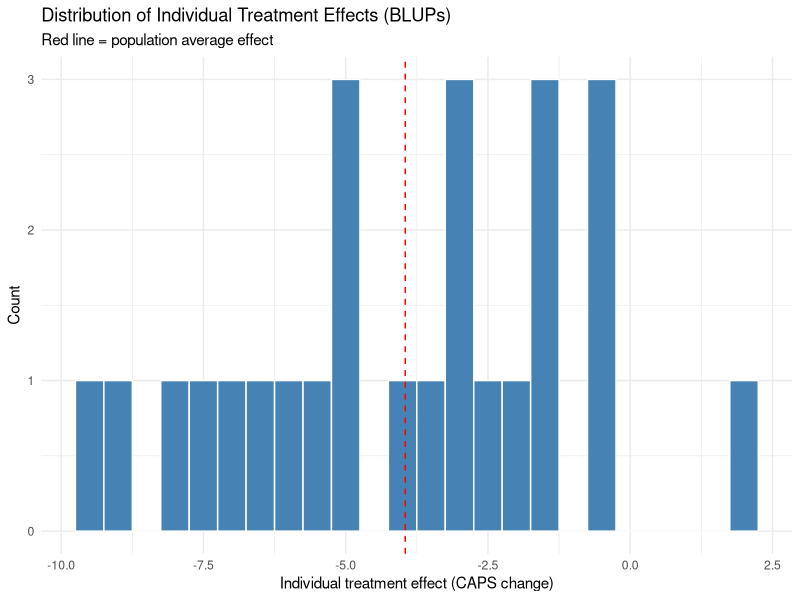
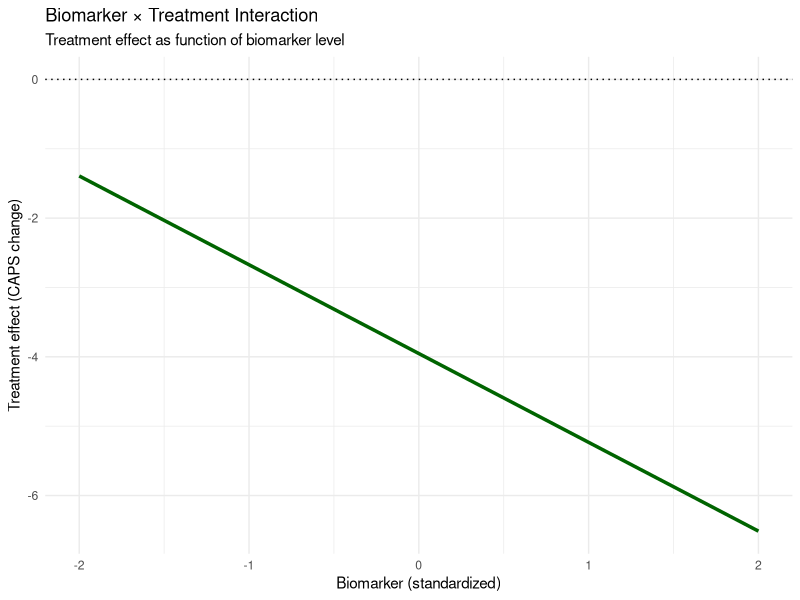
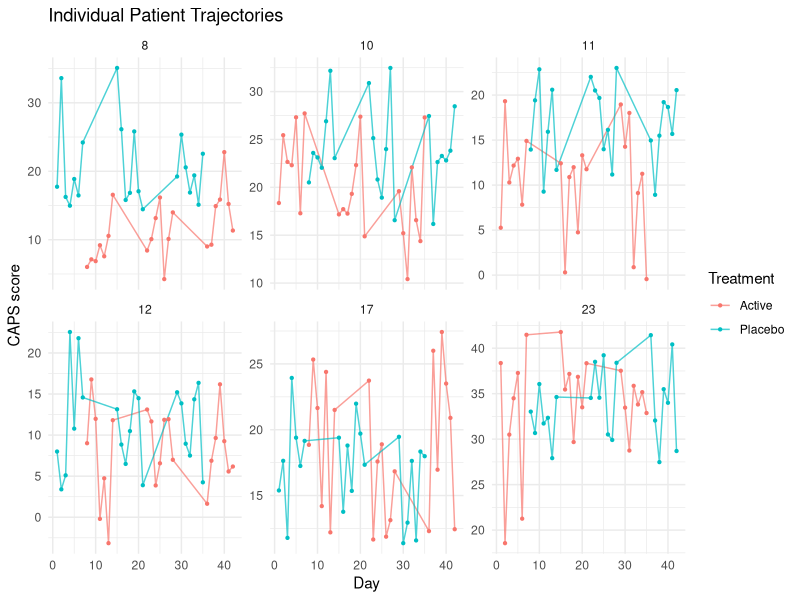
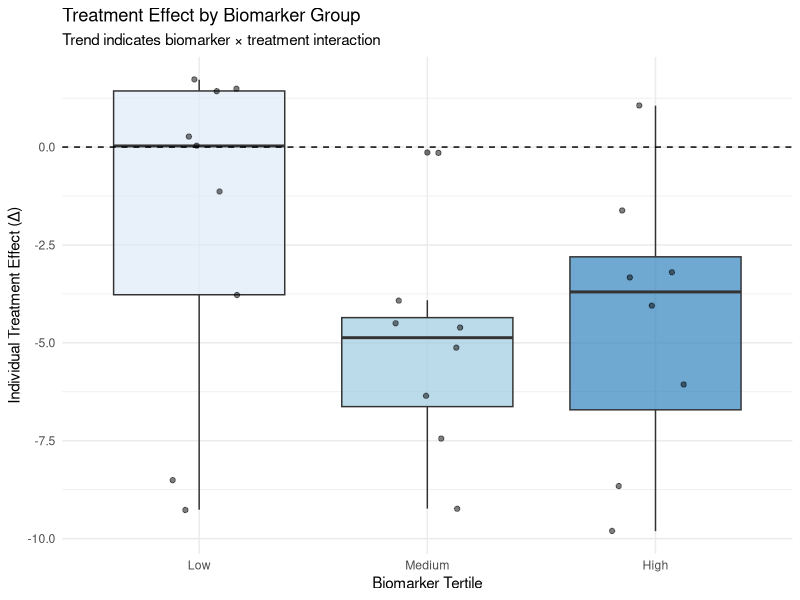
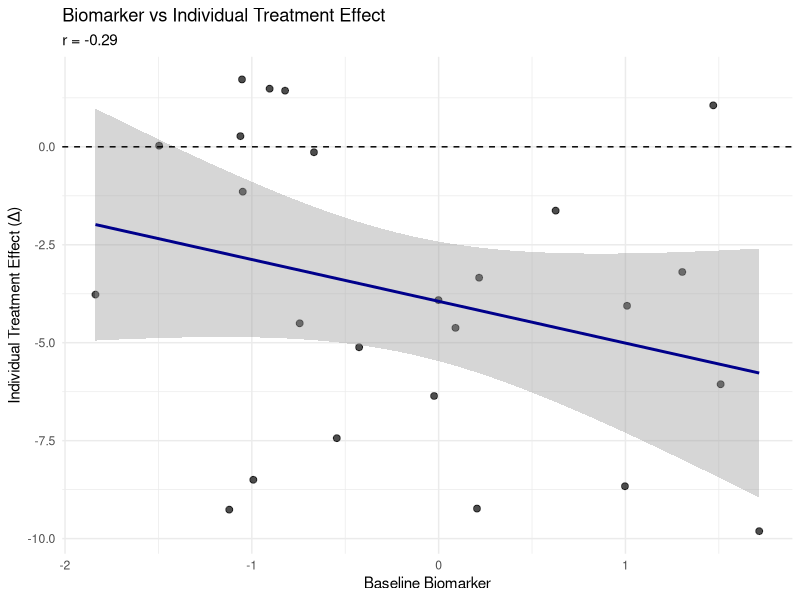
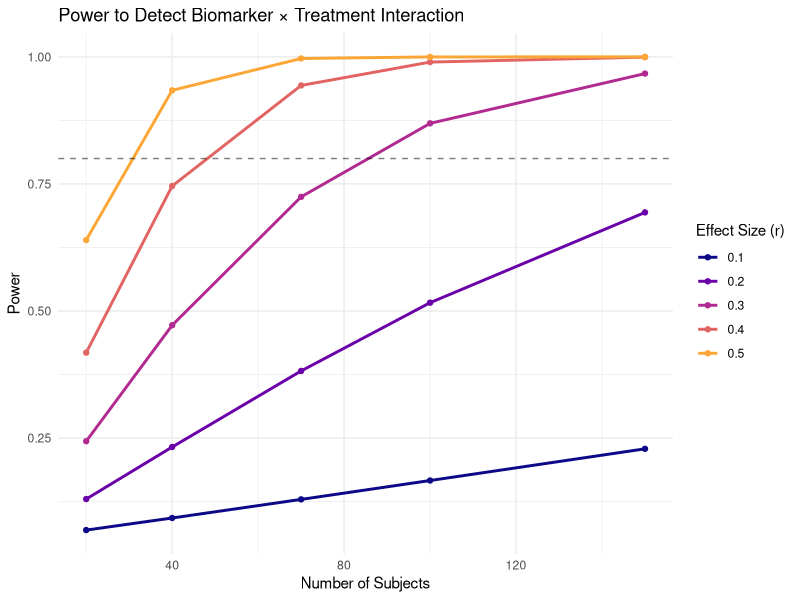

R code for these plots, in order: (Note: this script raises an error after producing the figures.)
## ---- chunk 1
knitr::opts_chunk$set(
  comment = "#>",
  collapse = TRUE,
  message = FALSE,
  warning = FALSE,
  fig.width = 7,
  fig.height = 5
)
## ---- chunk 2
library(tidyverse)
library(lme4)
library(lmerTest)  # Provides p-values for lmer models
library(nlme)
library(emmeans)
# library(brms)  # Uncomment if using Bayesian models
## ---- chunk 3
set.seed(2025)

# Parameters
n_subj <- 40
periods <- 3

# True effects
mu <- 20                    # baseline mean CAPS score
beta_treat <- -4            # average treatment effect (reduction)
beta_bm <- 2                # biomarker main effect
beta_int <- -1.5            # biomarker x treatment interaction
beta_period <- 0.5          # period effect
sigma_subj <- 6             # between-subject SD
sigma_resid <- 8            # residual SD

# Create subject-level intercepts and baseline biomarker
subj_df <- tibble(
  subject = 1:n_subj,
  u = rnorm(n_subj, 0, sigma_subj),
  bm = rnorm(n_subj, 0, 1)
)

# Assign half to sequence ABA and half to BAB
subj_df <- subj_df %>%
  mutate(sequence = rep(c("ABA", "BAB"), length.out = n_subj))

# Expand to periods
crossover <- subj_df %>%
  group_by(subject) %>%
  reframe(period = 1:periods, u = u, bm = bm, sequence = sequence) %>%
  mutate(
    treatment = case_when(
      sequence == "ABA" & period == 1 ~ "A",
      sequence == "ABA" & period == 2 ~ "B",
      sequence == "ABA" & period == 3 ~ "A",
      sequence == "BAB" & period == 1 ~ "B",
      sequence == "BAB" & period == 2 ~ "A",
      sequence == "BAB" & period == 3 ~ "B"
    ),
    trt_indicator = if_else(treatment == "B", 1, 0)
  )

# Simulate outcome with biomarker interaction
crossover <- crossover %>%
  mutate(
    Y = mu + u +
      beta_period * period +
      beta_treat * trt_indicator +
      beta_bm * bm +
      beta_int * trt_indicator * bm +
      rnorm(n(), 0, sigma_resid)
  )

# Quick glance
head(crossover)
## ---- chunk 4
# lmer with random intercept and biomarker x treatment interaction
m_crossover <- lmer(
  Y ~ trt_indicator * bm + factor(period) + (1 | subject),
  data = crossover
)
summary(m_crossover)

# Estimated average treatment effect (at mean biomarker = 0)
fixef(m_crossover)["trt_indicator"]

# Estimated biomarker x treatment interaction (population-level)
fixef(m_crossover)["trt_indicator:bm"]

# Treatment effect at different biomarker levels
emmeans(m_crossover, ~ trt_indicator | bm, at = list(bm = c(-1, 0, 1)))
## ---- chunk 5
set.seed(2025)

n_subj <- 25
n_periods <- 6  # 3 cycles of AB = 6 periods (3 on-treatment, 3 off-treatment)
obs_per_period <- 7

# True effects
mu <- 20
beta_treat_pop <- -4
beta_bm <- 2
beta_int_pop <- -1.5
beta_carry <- 1.5

sigma_subj <- 6
sigma_treat_sd <- 3
sigma_int_sd <- 0.8
sigma_resid <- 5

# Create subject-level random effects
subj <- tibble(
  subject = 1:n_subj,
  u = rnorm(n_subj, 0, sigma_subj),
  u_trt = rnorm(n_subj, 0, sigma_treat_sd),
  u_int = rnorm(n_subj, 0, sigma_int_sd),
  bm_baseline = rnorm(n_subj, 0, 1)
)

# Build periods alternating A/B starting at random
# 6 periods = ABABAB or BABABA (3 times on each treatment)
nof1 <- subj %>%
  crossing(period = 1:n_periods) %>%
  group_by(subject) %>%
  mutate(order_start = first(sample(c(0, 1), 1))) %>%
  ungroup() %>%
  mutate(trt_indicator = (order_start + period) %% 2)

# Expand to daily observations within each period
nof1 <- nof1 %>%
  crossing(day = 1:obs_per_period) %>%
  arrange(subject, period, day)

# Add time-varying biomarker
nof1 <- nof1 %>%
  mutate(bm = bm_baseline + rnorm(n(), 0, 0.3))

# Add carryover effect
nof1 <- nof1 %>%
  group_by(subject) %>%
  mutate(
    prior_trt = lag(trt_indicator, default = 0),
    carryover = if_else(period > 1 & day <= 2, prior_trt, 0)
  ) %>%
  ungroup()

# Simulate outcomes
nof1 <- nof1 %>%
  mutate(
    Y = mu + u +
      (beta_treat_pop + u_trt) * trt_indicator +
      beta_bm * bm +
      (beta_int_pop + u_int) * trt_indicator * bm +
      beta_carry * carryover +
      rnorm(n(), 0, sigma_resid)
  )

# Inspect
nof1 %>%
  group_by(subject) %>%
  summarise(n_obs = n(), n_periods = n_distinct(period)) %>%
  head()
## ---- chunk 6
# Random intercept + random slope for treatment + biomarker interaction + carryover
m_nof1 <- lmer(
  Y ~ trt_indicator * bm + carryover + (1 + trt_indicator | subject),
  data = nof1,
  REML = TRUE
)
summary(m_nof1)

# Extract fixed (population) effects
fixef(m_nof1)

# Population treatment effect (at mean biomarker = 0)
fixef(m_nof1)["trt_indicator"]

# Population biomarker x treatment interaction
fixef(m_nof1)["trt_indicator:bm"]

# Carryover effect
fixef(m_nof1)["carryover"]

# Extract subject-specific treatment effects (BLUPs)
subj_trt_effects <- ranef(m_nof1)$subject[["trt_indicator"]] +
  fixef(m_nof1)["trt_indicator"]
head(subj_trt_effects)
## ---- chunk 7
# Plot individual subject treatment effects
subj_effects <- ranef(m_nof1)$subject %>%
  as.data.frame() %>%
  rownames_to_column(var = "subject") %>%
  mutate(
    subject = as.integer(subject),
    subj_trt = trt_indicator + fixef(m_nof1)["trt_indicator"]
  )

ggplot(subj_effects, aes(x = subj_trt)) +
  geom_histogram(binwidth = 0.5, fill = "steelblue", color = "white") +
  geom_vline(
    xintercept = fixef(m_nof1)["trt_indicator"],
    linetype = "dashed",
    color = "red"
  ) +
  labs(
    title = "Distribution of Individual Treatment Effects (BLUPs)",
    subtitle = "Red line = population average effect",
    x = "Individual treatment effect (CAPS change)",
    y = "Count"
  ) +
  theme_minimal()
## ---- chunk 8
# Plot biomarker x treatment interaction
bm_range <- seq(-2, 2, by = 0.1)
interaction_df <- tibble(
  bm = bm_range,
  trt_effect = fixef(m_nof1)["trt_indicator"] +
    fixef(m_nof1)["trt_indicator:bm"] * bm_range
)

ggplot(interaction_df, aes(x = bm, y = trt_effect)) +
  geom_line(linewidth = 1.2, color = "darkgreen") +
  geom_hline(yintercept = 0, linetype = "dotted") +
  labs(
    title = "Biomarker × Treatment Interaction",
    subtitle = "Treatment effect as function of biomarker level",
    x = "Biomarker (standardized)",
    y = "Treatment effect (CAPS change)"
  ) +
  theme_minimal()
## ---- chunk 9
# Observed trajectories for sample subjects
sample_subj <- sample(unique(nof1$subject), 6)

nof1 %>%
  filter(subject %in% sample_subj) %>%
  mutate(
    time = (period - 1) * obs_per_period + day,
    trt = if_else(trt_indicator == 1, "Active", "Placebo")
  ) %>%
  ggplot(aes(x = time, y = Y, color = trt)) +
  geom_line(alpha = 0.7) +
  geom_point(size = 0.8) +
  facet_wrap(~subject, scales = "free_y") +
  labs(
    title = "Individual Patient Trajectories",
    x = "Day",
    y = "CAPS score",
    color = "Treatment"
  ) +
  theme_minimal()
## ---- chunk 10
# Compute per-subject treatment effects from the N-of-1 data
subj_summary <- nof1 %>%
  group_by(subject, trt_indicator) %>%
  summarise(mean_Y = mean(Y), .groups = "drop") %>%
  pivot_wider(names_from = trt_indicator, values_from = mean_Y,
              names_prefix = "trt_") %>%
  mutate(delta = trt_1 - trt_0)  # Active - Placebo

# Merge with baseline biomarker
subj_summary <- nof1 %>%
  distinct(subject, bm_baseline) %>%
  right_join(subj_summary, by = "subject")

# Simple linear regression of treatment effect on biomarker
reg_summary <- lm(delta ~ bm_baseline, data = subj_summary)
summary(reg_summary)

# The slope directly estimates the interaction
coef(reg_summary)["bm_baseline"]
## ---- chunk 11
# Pearson correlation between biomarker and treatment effect
cor_result <- cor.test(subj_summary$bm_baseline, subj_summary$delta)
cor_result

# Effect size: r ≈ 0.1 small, r ≈ 0.3 medium, r ≈ 0.5 large
## ---- chunk 12
# Discretize biomarker into tertiles
subj_summary <- subj_summary %>%
  mutate(
    bm_tertile = cut(
      bm_baseline,
      breaks = quantile(bm_baseline, c(0, 1/3, 2/3, 1)),
      labels = c("Low", "Medium", "High"),
      include.lowest = TRUE
    )
  )

# One-way ANOVA
anova_result <- anova(lm(delta ~ bm_tertile, data = subj_summary))
anova_result

# Effect size: eta-squared
eta_sq <- anova_result["bm_tertile", "Sum Sq"] / sum(anova_result[, "Sum Sq"])
cat("Eta-squared:", round(eta_sq, 3), "\n")

# Cell means
subj_summary %>%
  group_by(bm_tertile) %>%
  summarise(
    n = n(),
    mean_delta = mean(delta),
    sd_delta = sd(delta),
    .groups = "drop"
  )
## ---- chunk 13
# Extract p-value from lmer model (requires lmerTest)
lmer_coefs <- coef(summary(m_nof1))
lmer_pval <- lmer_coefs["trt_indicator:bm", "Pr(>|t|)"]

# Compile results
comparison <- tibble(
  Method = c("Mixed Model", "Summary Regression", "Correlation", "ANOVA"),
  Estimate = c(
    fixef(m_nof1)["trt_indicator:bm"],
    coef(reg_summary)["bm_baseline"],
    cor_result$estimate,
    eta_sq
  ),
  P_value = c(
    lmer_pval,
    summary(reg_summary)$coefficients["bm_baseline", "Pr(>|t|)"],
    cor_result$p.value,
    anova_result["bm_tertile", "Pr(>F)"]
  )
)

comparison %>%
  mutate(Estimate = round(Estimate, 3),
         P_value = format.pval(P_value, digits = 3))
## ---- chunk 14
ggplot(subj_summary, aes(x = bm_tertile, y = delta, fill = bm_tertile)) +
  geom_boxplot(alpha = 0.7) +
  geom_jitter(width = 0.2, alpha = 0.5) +
  geom_hline(yintercept = 0, linetype = "dashed") +
  scale_fill_brewer(palette = "Blues") +
  labs(
    title = "Treatment Effect by Biomarker Group",
    subtitle = "Trend indicates biomarker × treatment interaction",
    x = "Biomarker Tertile",
    y = "Individual Treatment Effect (Δ)"
  ) +
  theme_minimal() +
  theme(legend.position = "none")
## ---- chunk 15
ggplot(subj_summary, aes(x = bm_baseline, y = delta)) +
  geom_point(alpha = 0.7, size = 2) +
  geom_smooth(method = "lm", se = TRUE, color = "darkblue") +
  geom_hline(yintercept = 0, linetype = "dashed") +
  labs(
    title = "Biomarker vs Individual Treatment Effect",
    subtitle = paste("r =", round(cor_result$estimate, 2)),
    x = "Baseline Biomarker",
    y = "Individual Treatment Effect (Δ)"
  ) +
  theme_minimal()
## ---- chunk 16
power_correlation <- function(r, n, alpha = 0.05) {
  ncp <- abs(r) * sqrt(n - 2) / sqrt(1 - r^2)
  t_crit <- qt(1 - alpha/2, n - 2)
  power <- pt(t_crit, n - 2, ncp, lower.tail = FALSE) +
           pt(-t_crit, n - 2, ncp, lower.tail = TRUE)
  return(power)
}

# Power table
power_table <- expand_grid(
  r = c(0.1, 0.2, 0.3, 0.4, 0.5),
  n = c(20, 40, 70, 100, 150)
) %>%
  mutate(power = map2_dbl(r, n, power_correlation))

power_table %>%
  pivot_wider(names_from = n, values_from = power, names_prefix = "N=") %>%
  mutate(across(starts_with("N="), ~round(., 2)))
## ---- chunk 17
ggplot(power_table, aes(x = n, y = power, color = factor(r))) +
  geom_line(linewidth = 1) +
  geom_point() +
  geom_hline(yintercept = 0.8, linetype = "dashed", alpha = 0.5) +
  scale_color_viridis_d(option = "plasma", end = 0.8) +
  labs(
    title = "Power to Detect Biomarker × Treatment Interaction",
    x = "Number of Subjects",
    y = "Power",
    color = "Effect Size (r)"
  ) +
  theme_minimal()
## ---- chunk 18
compute_expected_r <- function(beta_int, bm_sd, sigma_resid,
                                obs_per_trt, sigma_treat_sd = 0) {
  var_delta <- 2 * sigma_resid^2 / obs_per_trt + sigma_treat_sd^2
  r <- beta_int * bm_sd / sqrt(var_delta)
  return(r)
}

# For our simulation:
expected_r <- compute_expected_r(
  beta_int = beta_int_pop,
  bm_sd = 1,
  sigma_resid = sigma_resid,
  obs_per_trt = cycles * obs_per_period / 2,
  sigma_treat_sd = sigma_treat_sd
)

cat("Expected r:", round(expected_r, 3), "\n")
cat("Power (N=25):", round(power_correlation(expected_r, n_subj), 3), "\n")
## ---- chunk 19
power_grid <- expand_grid(
  n_subj = c(20, 40, 70, 100),
  beta_int = c(-0.5, -1.0, -1.5, -2.0),
  obs_per_trt = c(3, 7, 21),
  sigma_treat_sd = c(0, 3)
) %>%
  mutate(
    bm_sd = 1,
    sigma_resid = 5,
    expected_r = compute_expected_r(beta_int, bm_sd, sigma_resid,
                                     obs_per_trt, sigma_treat_sd),
    power = map2_dbl(abs(expected_r), n_subj, power_correlation)
  )

ggplot(power_grid, aes(x = n_subj, y = power,
                        color = factor(beta_int),
                        linetype = factor(sigma_treat_sd))) +
  geom_line(linewidth = 0.8) +
  geom_point(size = 1.5) +
  geom_hline(yintercept = 0.8, linetype = "dashed", alpha = 0.3) +
  facet_wrap(~paste("Obs/trt =", obs_per_trt)) +
  scale_color_viridis_d(option = "plasma", end = 0.85) +
  labs(
    title = "Power Across Design Parameters",
    x = "Number of Subjects",
    y = "Power",
    color = "β_int",
    linetype = "σ_treat"
  ) +
  theme_minimal() +
  theme(legend.position = "bottom")
